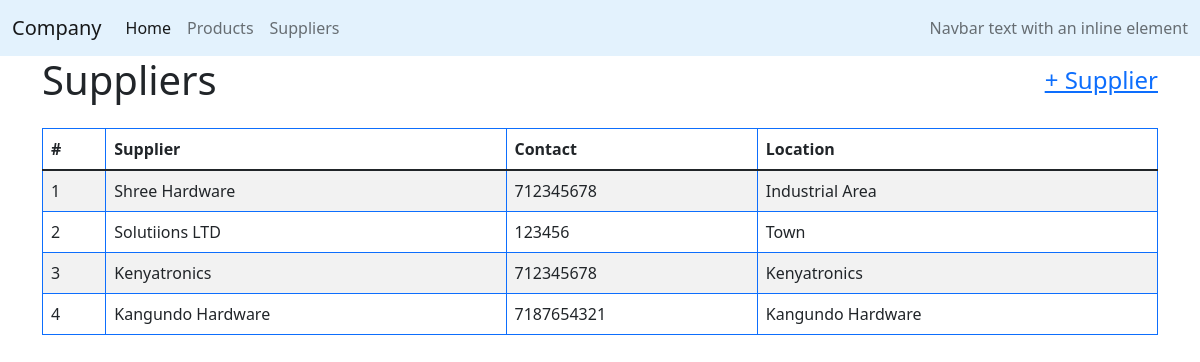
The app's page /company/suppliers with its own data.
### company/models.py (models this page shows, shortened)
class Supplier(models.Model):
    nameS = models.CharField(max_length=64)
    address = models.IntegerField()
    email = models.CharField(max_length=64, default=0)
    contact = models.IntegerField()
    zone = models.IntegerField()
    location = models.CharField(max_length=64)
    personnel = GenericRelation(Personnel)

### company/views.py (the view)
# urls.py: path('suppliers', views.suppliers, name='suppliers'),
def suppliers(request):
    suppliers = Supplier.objects.all()
    return render(request, "company/suppliers.html",{
        "suppliers" : suppliers
    })

### company/templates/company/suppliers.html (shortened to what this page needs)
{% extends "company/layout.html"%}
{% block body %}
<div class="container">
    <div class="d-flex justify-content-between mr-2">
        <h1>Suppliers</h1>
        <h4 class="align-self-center" >
          <a href="{% url 'company:supplierForm' %}">+ Supplier </a>
        </h4>
    </div>
    <div class="rounded mt-2 pt-2">
      <table class="table table-striped table-hover table-bordered border-primary pt-2">
          <thead>
            <tr>
              <th scope="col">#</th>
              <th scope="col">Supplier</th>
              <th scope="col">Contact</th>
              <th scope="col">Location</th>
            </tr>
          </thead>
          <tbody id="supplierTable">
              {%for supplier in suppliers %}
              <tr id="{{supplier.id}}">
                  <td scope="row" class="rowCounter"></td>
                  <td>{{supplier.nameS}}</td>
                  <td>{{supplier.contact}}</td>
                  <td>{{supplier.location}}</td>
              </tr>
              {%endfor%}
          </tbody>
        </table>
    </div>
</div>
{%endblock%}
{% load static %}

### company/static/company/styles.css (style rules this page uses)
table { counter-reset: rowCount; }
.rowCounter::before { counter-increment: rowCount; content: counter(rowCount); }

### records on screen
Supplier: nameS "Shree Hardware", contact "712345678", location "Industrial Area"
Supplier: nameS "Solutiions LTD", contact "123456", location "Town"
Supplier: nameS "Kenyatronics", contact "712345678", location "Kenyatronics"
Supplier: nameS "Kangundo Hardware", contact "7187654321", location "Kangundo Hardware"
